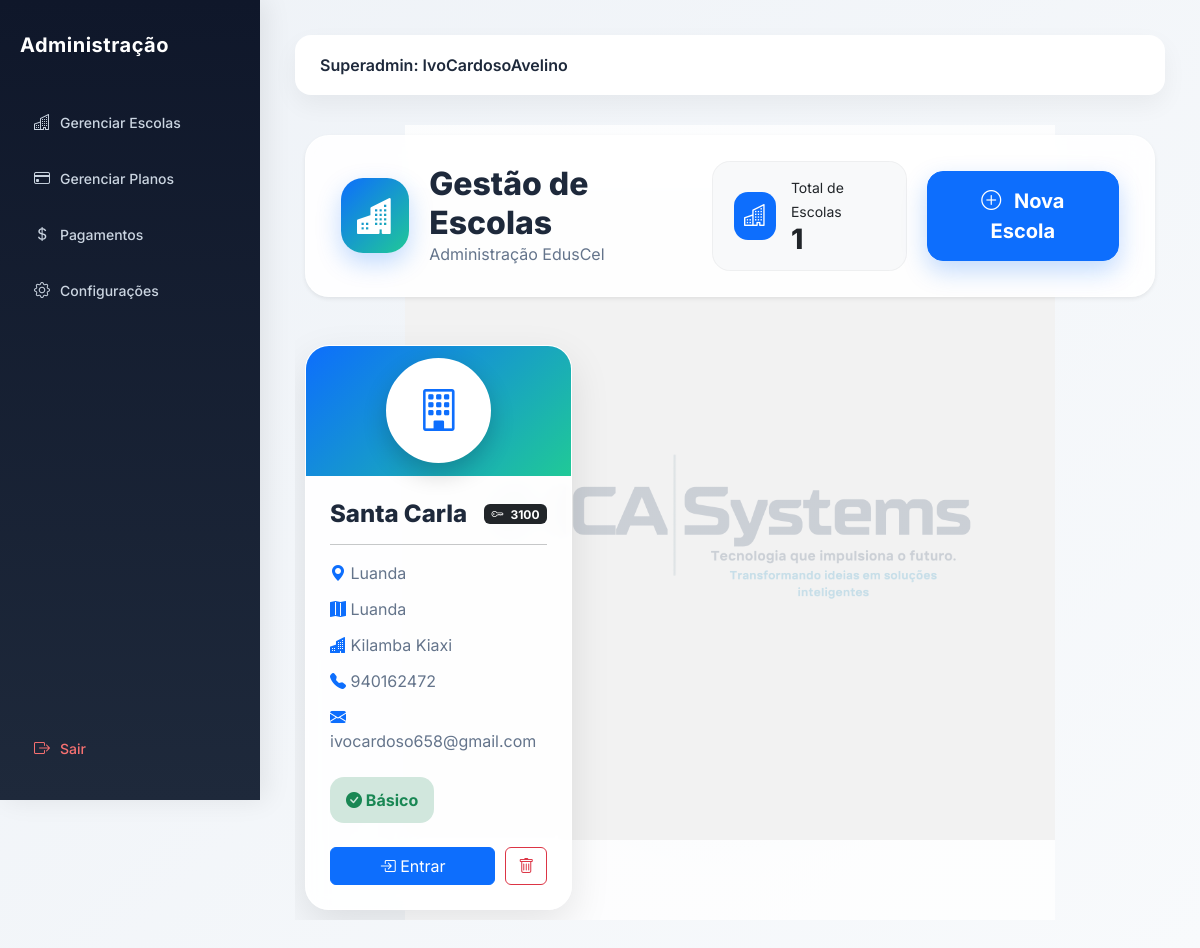
The page /escolas/ (signed in) on the database as committed earlier.
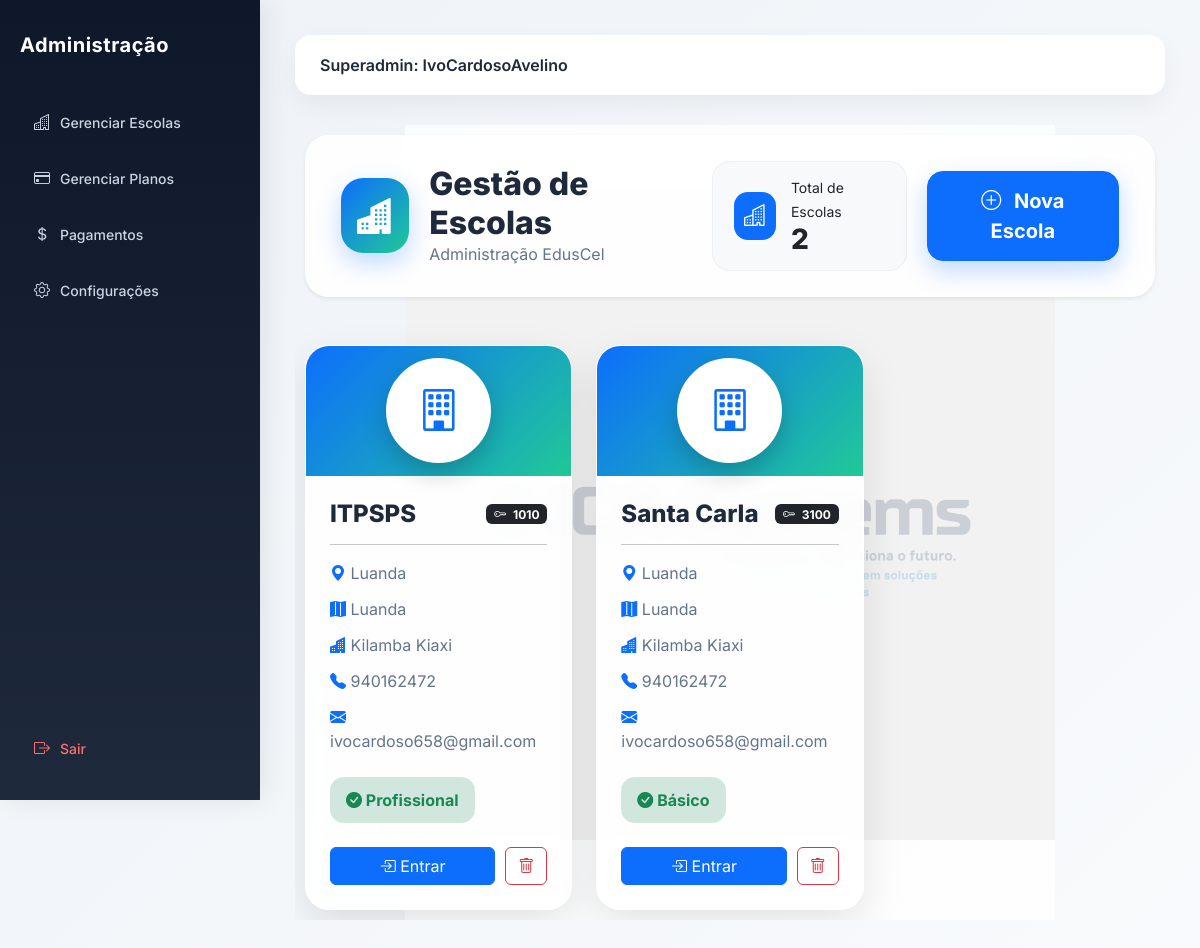
The same page on the database as committed later.
### academic/models.py (models this page shows, shortened)
class Escola(models.Model):
    nome = models.CharField(
        "Nome da Escola",
        max_length=255
    )
    codigo = models.CharField(
        "Código da Escola",
        max_length=10,
        unique=True,
        blank=True,
        help_text="Código usado no login da escola"
    )
    logo = models.ImageField(
        upload_to='logos_escolas/',
        blank=True,
        null=True
    )
    endereco = models.CharField(
        "Endereço",
        max_length=255
    )
    provincia = models.CharField(
        "Província",
        max_length=100,
        blank=True,
        null=True
    )
    municipio = models.CharField(
        "Município",
        max_length=100,
        blank=True,
        null=True
    )
    telefone = models.CharField(
        "Telefone",
        max_length=20
    )
    nif = models.CharField(
        "NIF",
        max_length=14,
        blank=True,
        null=True,
        help_text="Número de Identificação Fiscal da escola"
    )
    email = models.EmailField(
        "Email da Escola",
        max_length=254,
        blank=True,
        null=True,
        help_text="Email oficial da escola"
    )
    plano = models.ForeignKey(
        "Plano",
        on_delete=models.SET_NULL,
        null=True,
        blank=True,
        related_name="escolas",
        verbose_name="Plano"
    )
    data_expiracao = models.DateField(
        "Data de Expiração do Plano",
        null=True,
        blank=True
    )
    ativo = models.BooleanField(
        "Ativo",
        default=True
    )
    criada_em = models.DateTimeField(
        "Criada em",
        auto_now_add=True
    )
    class Meta:
        verbose_name = "Escola"
        verbose_name_plural = "Escolas"
        ordering = ["nome"]
    def esta_ativa(self):
        if not self.ativo:
            return False
        if (
            self.data_expiracao
            and self.data_expiracao < timezone.now().date()
        ):
            return False
        return True

class Plano(models.Model):
    nome = models.CharField(
        max_length=100,
        unique=True
    )
    limite_alunos = models.PositiveIntegerField()
    valor_mensal = models.DecimalField(
        max_digits=10,
        decimal_places=2
    )
    ativo = models.BooleanField(
        default=True
    )

### core/views.py (the view)
# urls.py: path('escolas/', views.lista_escolas, name='escolas'),
@login_required
def lista_escolas(request):
    if request.user.role != 'SUPERADMIN':
        return redirect('dashboard')
    escolas = Escola.objects.all()
    context = {
        'escolas': escolas,
    }
    return render(request, 'escolas.html', context)

### core/templates/escolas.html (shortened to what the changed rows need)
{% extends 'admin.html' %}
{% block content %}
<div class="container-fluid escolas-page">
    <div class="dashboard-header shadow-sm">
        <div class="brand-area">
            <div>
                <h2>
                    Gestão de Escolas
                </h2>
            </div>
        </div>
        <div class="dashboard-actions">
            <div class="stat-card">
                <div>
                    <small>
                        Total de Escolas
                    </small>
                    <h3>
                        {{ escolas|length }}
                    </h3>
                </div>
            </div>
        </div>
    </div>
    <div class="row g-4 mt-4">
    {% for escola in escolas %}
        <div class="col-xl-4 col-lg-6 col-md-6">
            <div class="school-card">
                <div class="school-cover">
                    {% if escola.logo %}
                    <img src="{{ escola.logo.url }}"
                         class="school-logo">
                    {% else %}
                    <div class="default-logo">
                        <i class="bi bi-building"></i>
                    </div>
                    {% endif %}
                </div>
                <div class="p-4">
                    <div class="school-title">
                        <h4>
                            {{ escola.nome }}
                        </h4>
                        <span class="badge bg-dark">
                            <i class="bi bi-key me-1"></i>
                            {{ escola.codigo }}
                        </span>
                    </div>
                    <hr>
                    <div class="school-details">
                        {% if escola.endereco %}
                        <div>
                            <i class="bi bi-geo-alt-fill"></i>
                            {{ escola.endereco }}
                        </div>
                        {% endif %}
                        {% if escola.provincia %}
                        <div>
                            <i class="bi bi-map-fill"></i>
                            {{ escola.provincia }}
                        </div>
                        {% endif %}
                        {% if escola.municipio %}
                        <div>
                            <i class="bi bi-buildings-fill"></i>
                            {{ escola.municipio }}
                        </div>
                        {% endif %}
                        {% if escola.telefone %}
                        <div>
                            <i class="bi bi-telephone-fill"></i>
                            {{ escola.telefone }}
                        </div>
                        {% endif %}
                        {% if escola.email %}
                        <div>
                            <i class="bi bi-envelope-fill"></i>
                            {{ escola.email }}
                        </div>
                        {% endif %}
                    </div>
                    <div class="mt-4">
                    {% if escola.plano %}
                        {% if escola.esta_ativa %}
                        <span class="status-active">
                            <i class="bi bi-check-circle-fill"></i>
                            {{ escola.plano.nome }}
                        </span>
                        {% else %}
                        <span class="status-danger">
                            <i class="bi bi-x-circle-fill"></i>
                            Plano expirado
                        </span>
                        {% endif %}
                    {% else %}
                        <span class="status-neutral">
                            Sem plano
                        </span>
                    {% endif %}
                    </div>
                    <div class="school-actions mt-4">
                        <a href="{% url 'selecionar_escola' escola.id %}"
                           class="btn btn-primary flex-grow-1">
                            <i class="bi bi-box-arrow-in-right"></i>
                            Entrar
                        </a>
                        <form method="POST"
                              action="{% url 'eliminar_escola' escola.id %}"
                              onsubmit="return confirm('Deseja eliminar esta escola?');">
                            <button class="btn btn-outline-danger">
                                <i class="bi bi-trash"></i>
                            </button>
                        </form>
                    </div>
                </div>
            </div>
        </div>
    {% endfor %}
    </div>
</div>
{% endblock %}

Rows that differ between the two databases and show on the page:
added Escola: nome "ITPSPS", codigo "1010", endereco "Luanda", provincia "Luanda", municipio "Kilamba Kiaxi", telefone "940162472", email "ivocardoso658@gmail.com", plano.nome "Profissional"
Other text that changed with them:
{{ escolas|length }}: "1" → "2"
